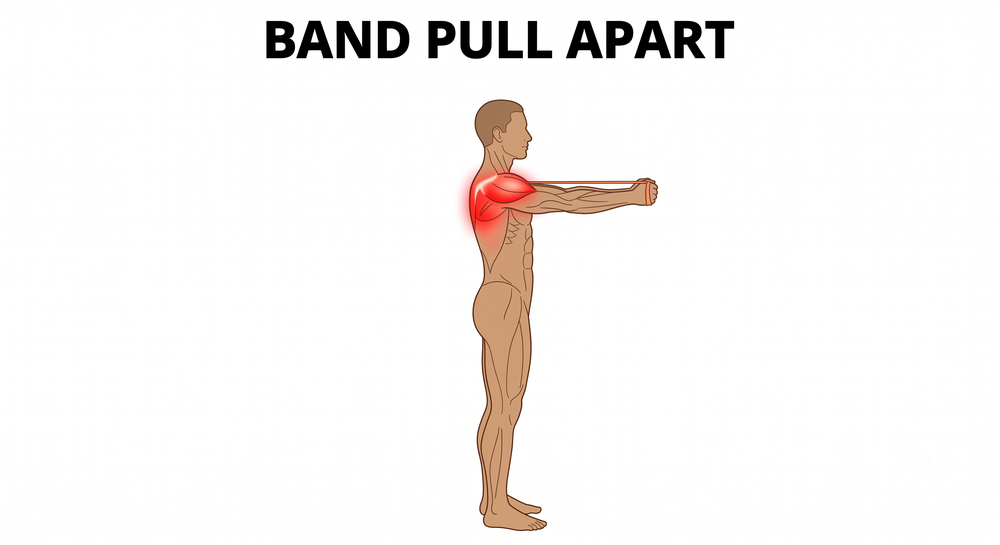
#> input picture first_16_prompts/BAND PULL-APART.png, 1000 x 545 px, shrunk from 2816 x 1536 before the run, found by its file name
$ python crop_images.py
#> lines starting #> are read from the running program, lines starting #| are printed output that depends on the picture
import os
from PIL import Image

def crop_upper(img_path):
    with Image.open(img_path) as img:
#> img is the input picture: PIL image 1000x545 RGBA; mean R, G, B, A 247.9, 245, 243.4, 255
        width, height = img.size
#> width = 1000; height = 545
        # Crop the top half (e.g. 0 to height * 0.6)
        cropped = img.crop((0, 0, width, int(height * 0.6)))
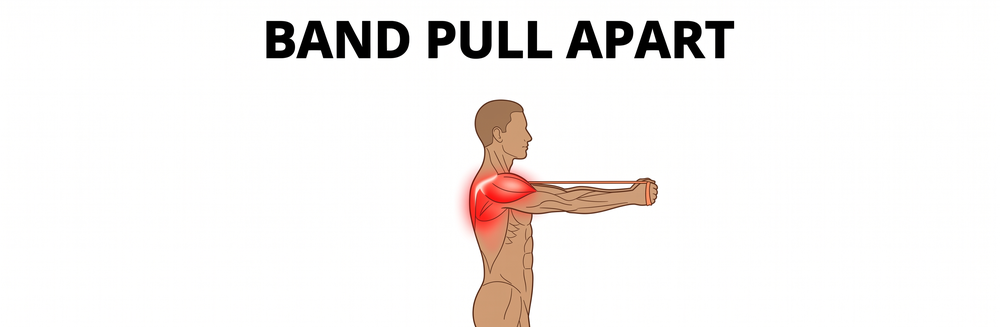
#> cropped: PIL image 1000x327 RGBA; mean R, G, B, A 245, 241.5, 239.9, 255
        cropped.save(img_path)
        print(f"Cropped upper for {img_path}")

def crop_lower(img_path):
    with Image.open(img_path) as img:
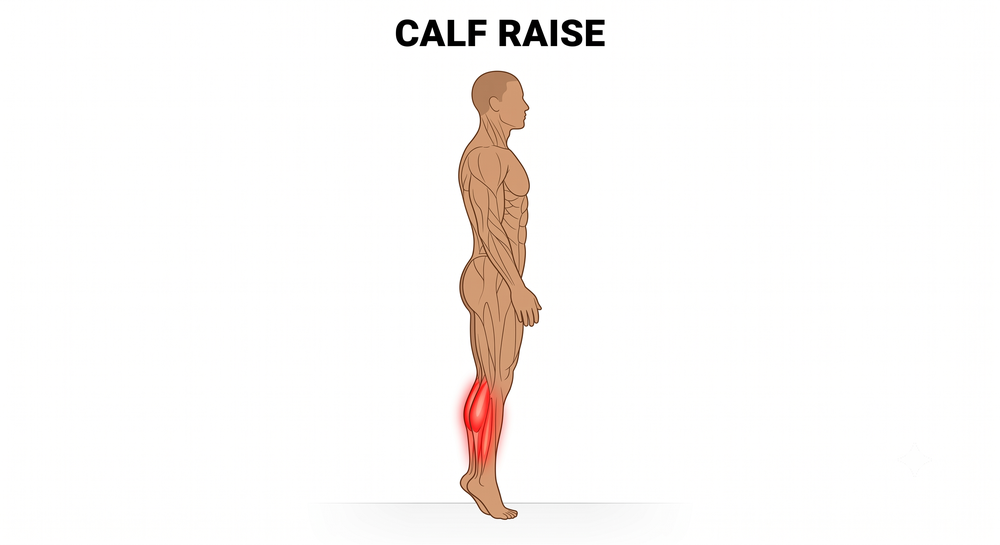
#> input picture first_16_prompts/CALF RAISE.png, 1000 x 545 px, shrunk from 2816 x 1536 before the run, found by its file name
#> img is the input picture: PIL image 1000x545 RGBA; mean R, G, B, A 251, 248.3, 246.7, 255
        width, height = img.size
#> width = 1000; height = 545
        # Crop the lower half (e.g. height * 0.4 to height)
        cropped = img.crop((0, int(height * 0.4), width, height))
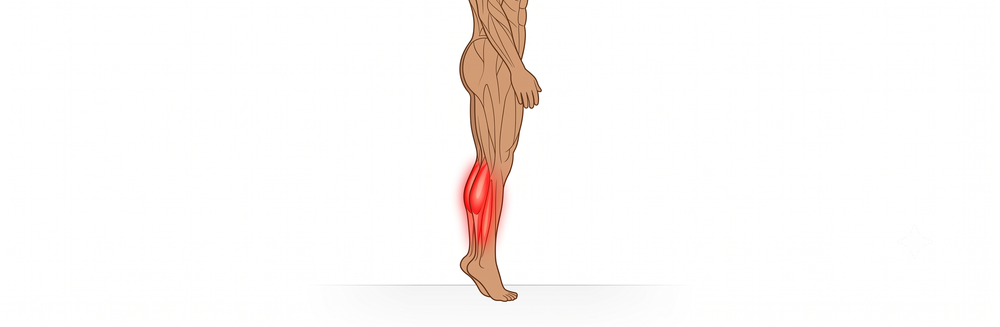
#> cropped: PIL image 1000x327 RGBA; mean R, G, B, A 252.1, 248.9, 247.3, 255
        cropped.save(img_path)
        print(f"Cropped lower for {img_path}")

if __name__ == "__main__":
    base_dir = "/home/uns/fitup/images/exercises"
    crop_upper(os.path.join(base_dir, "BAND PULL-APART.png"))
    crop_lower(os.path.join(base_dir, "CALF RAISE.png"))
